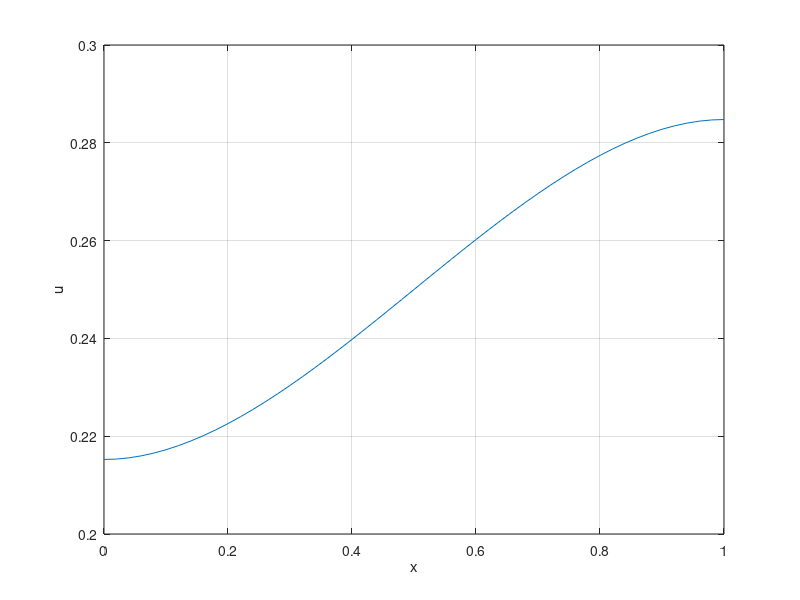

MATLAB code to generate this figure:
% Code for Neumann boundary conditions
% using Gaussian elimination
% u'(0) = a; u'(L) = b
clear
L = 1;
p = 1;
q = 2;
a = 0;
b = 0;
f = @(x)x;
%%%%
n = 50;
h = L/n;
%%%%
x = -h:h:L+h;
A = zeros(n+3, n+3);
A(1,1) = -1/(2*h);
A(1,3) =  1/(2*h);
y(1) = a;
for i = 2:n+2
	A(i, i-1) = -p/h^2;
	A(i, i)   = 2*p/h^2+q;
	A(i, i+1) = -p/h^2;
	y(i) = f(x(i));
end
A(n+3,n+1) = -1/(2*h);
A(n+3,n+3) =  1/(2*h);
y(n+3) = b;
%%%%%
% Gaussian elimination
u = A\y';
%%%%
plot(x(2:n+2), u(2:n+2))
grid on
xlabel('x')
ylabel('u')